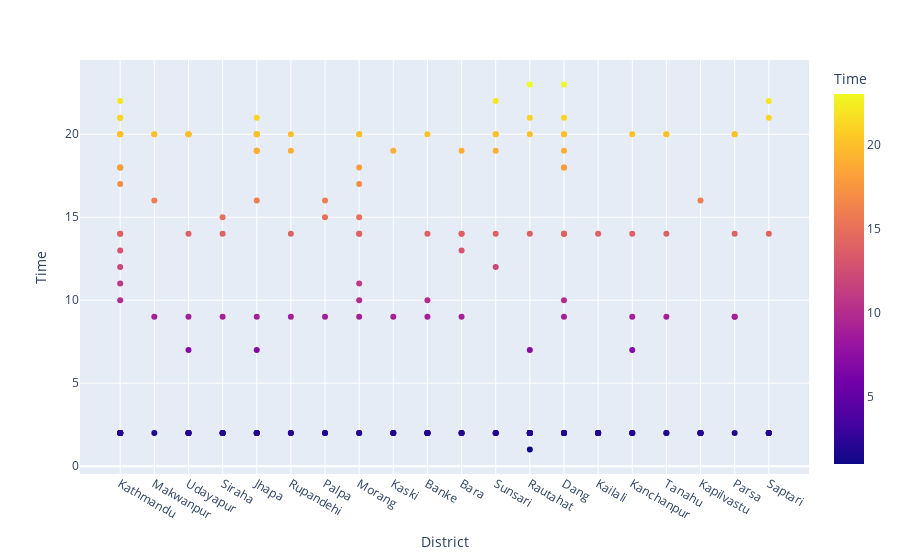

The notebook cell saved with this chart:
### Code cell
#df5 = plt.scatter(df4['Time'], df4['District'])
fig = px.scatter(df4, x="District", y="Time",color='Time')
fig.show()

### Figure 1 — Plotly figure (JSON) as saved in the notebook; plotly's stock layout.template omitted (floating-point values rounded to 4 significant figures; data arrays with more than 128 entries replaced by an {"elided": "..."} marker saying what was removed)
{"data": [{"hovertemplate": "District=%{x}<br>Time=%{marker.color}<extra></extra>", "legendgroup": "", "marker": {"color": {"elided": "191 int values"}, "coloraxis": "coloraxis", "symbol": "circle"}, "mode": "markers", "name": "", "orientation": "v", "showlegend": false, "type": "scatter", "x": {"elided": "191 str values"}, "xaxis": "x", "y": {"elided": "191 int values"}, "yaxis": "y"}], "layout": {"autosize": true, "coloraxis": {"colorbar": {"title": {"text": "Time"}}, "colorscale": [[0, "#0d0887"], [0.1111, "#46039f"], [0.2222, "#7201a8"], [0.3333, "#9c179e"], [0.4444, "#bd3786"], [0.5556, "#d8576b"], [0.6667, "#ed7953"], [0.7778, "#fb9f3a"], [0.8889, "#fdca26"], [1, "#f0f921"]]}, "legend": {"tracegroupgap": 0}, "margin": {"t": 60}, "xaxis": {"anchor": "y", "autorange": true, "domain": [0, 1], "range": [-1.152, 20.15], "title": {"text": "District"}, "type": "category"}, "yaxis": {"anchor": "x", "autorange": true, "domain": [0, 1], "range": [-0.7199, 24.72], "title": {"text": "Time"}, "type": "linear"}}}
